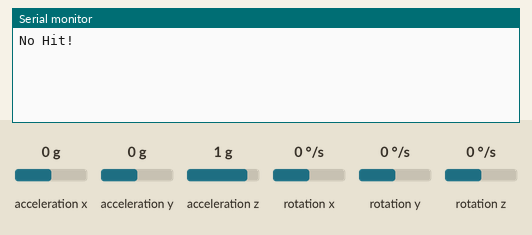
A sketch run on a simulated Arduino Uno, built with avr-gcc and run on an emulated ATmega328P. Shown: the last lines printed to the serial monitor. Wiring (inferred from the names in the program): MPU-6050 motion sensor at I2C address 0x68. Inputs (shaded band) come from the test bench; at power-on: acceleration z 1 g, acceleration x 0 g, acceleration y 0 g, rotation x 0 °/s, rotation y 0 °/s, rotation z 0 °/s.

Above: at 4.2 s.
4.3 s: acceleration z set to -0.1 g
At 5.3 s:
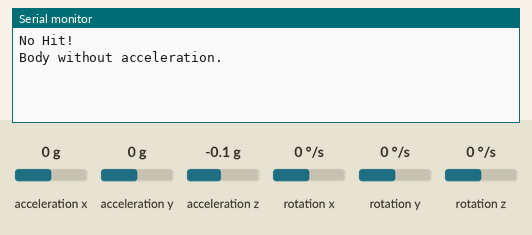
5.8 s: acceleration z set to 0.2 g
At 6.5 s:
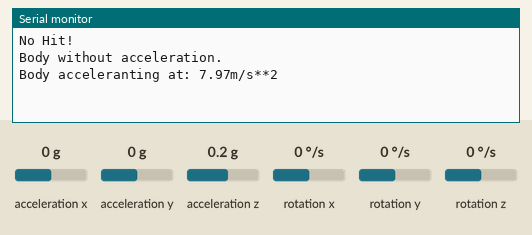

The sketch:

mpu6050-aceleracao-clean.ino
```cpp
#include<Wire.h>

const int MPU = 0x68; //pino aberto 0X68 , pino ligado em 3,3V 0x69

//Variaveis globais
float acelX, acelY, acelZ, acelNew, acelDelta, acelMax = 0;
bool flagZero = false, flagMax = false, flagCollision = true;
byte entryCounter = 0, entryCounterActual = 0, i = 0;
float acelDeltaMax[10] = {};
unsigned long hitBreak, actualTime;
int timeWithoutHit, collisionTime;

void setup(){
  Serial.begin(9600);         //inicia a comunicação serial
  Wire.begin();                 //inicia I2C
  Wire.beginTransmission(MPU);  //Inicia transmissão para o endereço do MPU
  Wire.write(0x6B);

  //Inicializa o MPU-6050
  Wire.write(0);
  Wire.endTransmission(true);
}

void loop(){
  Wire.beginTransmission(MPU);      //transmite
  Wire.write(0x3B);                 // Endereço 0x3B (ACCEL_XOUT_H)
  Wire.endTransmission(false);     //Finaliza transmissão

  Wire.requestFrom(MPU, 14, true); //requisita bytes

  //Armazena o valor dos sensores nas variaveis correspondentes
  acelX = Wire.read() << 8 | Wire.read(); //0x3B (ACCEL_XOUT_H) & 0x3C (ACCEL_XOUT_L)
  acelY = Wire.read() << 8 | Wire.read(); //0x3D (ACCEL_YOUT_H) & 0x3E (ACCEL_YOUT_L)
  acelZ = Wire.read() << 8 | Wire.read(); //0x3F (ACCEL_ZOUT_H) & 0x40 (ACCEL_ZOUT_L)

  acelDelta = accelerationCalculation(acelZ);
  printValues(true);
}

float accelerationCalculation(float acelZ){
  acelNew = (9.80665 * acelZ) / 17545;
  if (acelZ > 17540) acelDelta = acelNew - 9.80665;
  else acelDelta = 9.80665 - acelNew;
  return acelDelta;
}

void printValues(bool filter) {
  if (!filter) {
    Serial.print("Z axis acceleration: "); Serial.println(acelZ);
    Serial.print("Z-axis acceleration value: "); Serial.print(acelNew); Serial.println("m/s**2");
    Serial.print("Delta value of z-axis acceleration: "); Serial.print(acelDelta); Serial.println("m/s**2");
    Serial.println("");
  }
  else {
    if ((acelZ < 0.50) and (!flagZero)) {
      Serial.println("Body without acceleration.");
      flagZero = true;
    }
    else if ((acelZ >= 0.50) and (flagZero)) {
      if (flagCollision) {
        actualTime = millis();
      }
      Serial.print("Body acceleranting at: "); Serial.print(acelDelta); Serial.println("m/s**2");
      flagZero = false;
      entryCounter++;
      acelDeltaMax[i] = acelDelta;
      i++;
    }
    if (entryCounterActual != entryCounter) {
      entryCounterActual = entryCounter;
      hitBreak = millis();
    }
    else {
      timeWithoutHit = millis() - hitBreak;
      if (timeWithoutHit > 3000) {
        Serial.println("No Hit!");
        hitBreak = millis();
        for (byte index = 0; index < i; index++) {
          Serial.println(acelDeltaMax[index]);

          if (acelDeltaMax[index] > acelMax) acelMax = acelDeltaMax[index];
          flagMax = true;
        }
        i = 0;
        entryCounter = 0;
        if (flagMax) {
          collisionTime = millis() - actualTime - 3000;
          Serial.print("Maximum acceleration: "); Serial.print(acelMax); Serial.println("m/s**2");
          Serial.print("Collision Time: "); Serial.print(collisionTime); Serial.println(" milliseconds");
          flagMax = false;
          acelMax = 0;
        }
      }
    }
  }
}
```

Measured:
- the behaviour switches between 0 and 0.1 g on acceleration z (found by bisection; images 1 and 2)
- after the input at 4.3 s, the serial monitor: prints a new line at once (image 1)
- after the input at 5.8 s, the serial monitor: prints a new line at once (image 2)
